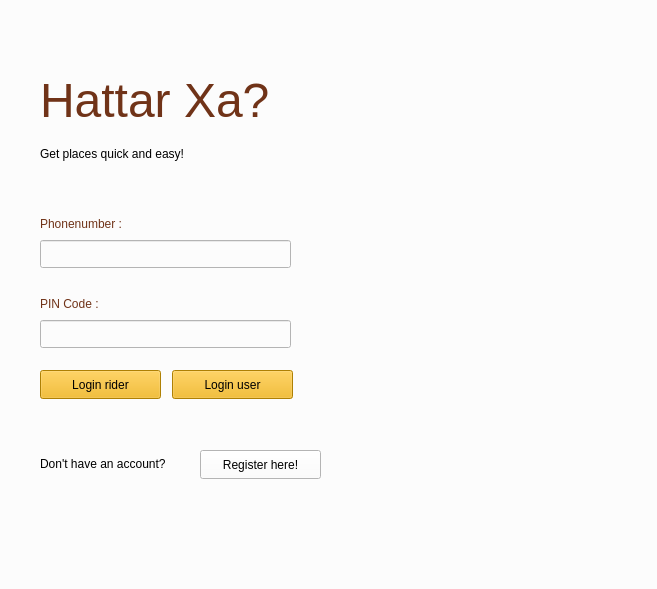
<?xml version="1.0" encoding="UTF-8"?>
<ui version="4.0">
 <class>login</class>
 <widget class="QMainWindow" name="login">
  <property name="geometry">
   <rect>
    <x>0</x>
    <y>0</y>
    <width>657</width>
    <height>589</height>
   </rect>
  </property>
  <property name="font">
   <font>
    <pointsize>11</pointsize>
   </font>
  </property>
  <property name="contextMenuPolicy">
   <enum>Qt::PreventContextMenu</enum>
  </property>
  <property name="windowTitle">
   <string>login</string>
  </property>
  <property name="styleSheet">
   <string notr="true">background:#fcfcfc;
color:#703318

</string>
  </property>
  <widget class="QWidget" name="centralwidget">
   <widget class="QPushButton" name="loginuser">
    <property name="geometry">
     <rect>
      <x>172</x>
      <y>370</y>
      <width>121</width>
      <height>29</height>
     </rect>
    </property>
    <property name="styleSheet">
     <string notr="true">background: #F3B305;
color: #000000</string>
    </property>
    <property name="text">
     <string>Login user</string>
    </property>
   </widget>
   <widget class="QLineEdit" name="lineEdit_Phonenumber">
    <property name="geometry">
     <rect>
      <x>40</x>
      <y>240</y>
      <width>251</width>
      <height>28</height>
     </rect>
    </property>
    <property name="font">
     <font>
      <pointsize>10</pointsize>
     </font>
    </property>
    <property name="styleSheet">
     <string notr="true">color: #58211C</string>
    </property>
   </widget>
   <widget class="QLabel" name="label">
    <property name="geometry">
     <rect>
      <x>40</x>
      <y>210</y>
      <width>141</width>
      <height>28</height>
     </rect>
    </property>
    <property name="font">
     <font>
      <pointsize>9</pointsize>
     </font>
    </property>
    <property name="styleSheet">
     <string notr="true">color: #703318


</string>
    </property>
    <property name="text">
     <string>Phonenumber :</string>
    </property>
   </widget>
   <widget class="QLineEdit" name="lineEdit_Pin">
    <property name="geometry">
     <rect>
      <x>40</x>
      <y>320</y>
      <width>251</width>
      <height>28</height>
     </rect>
    </property>
    <property name="font">
     <font>
      <pointsize>10</pointsize>
     </font>
    </property>
    <property name="styleSheet">
     <string notr="true">color: #58211C
</string>
    </property>
    <property name="echoMode">
     <enum>QLineEdit::Password</enum>
    </property>
   </widget>
   <widget class="QLabel" name="label_2">
    <property name="geometry">
     <rect>
      <x>40</x>
      <y>290</y>
      <width>151</width>
      <height>28</height>
     </rect>
    </property>
    <property name="font">
     <font>
      <pointsize>9</pointsize>
     </font>
    </property>
    <property name="styleSheet">
     <string notr="true">color: #703318

</string>
    </property>
    <property name="text">
     <string>PIN Code :</string>
    </property>
   </widget>
   <widget class="QLabel" name="label_4">
    <property name="geometry">
     <rect>
      <x>40</x>
      <y>70</y>
      <width>291</width>
      <height>61</height>
     </rect>
    </property>
    <property name="font">
     <font>
      <family>Segoe UI</family>
      <pointsize>36</pointsize>
     </font>
    </property>
    <property name="styleSheet">
     <string notr="true">color: #703318



</string>
    </property>
    <property name="text">
     <string>Hattar Xa?</string>
    </property>
   </widget>
   <widget class="QPushButton" name="pushButton_3">
    <property name="geometry">
     <rect>
      <x>1120</x>
      <y>810</y>
      <width>93</width>
      <height>29</height>
     </rect>
    </property>
    <property name="styleSheet">
     <string notr="true">background: #538296;
color: #ebebeb</string>
    </property>
    <property name="text">
     <string>Login user</string>
    </property>
   </widget>
   <widget class="QPushButton" name="pushButton_4">
    <property name="geometry">
     <rect>
      <x>1760</x>
      <y>1040</y>
      <width>93</width>
      <height>29</height>
     </rect>
    </property>
    <property name="styleSheet">
     <string notr="true">background: #538296;
color: #ebebeb</string>
    </property>
    <property name="text">
     <string>Exit</string>
    </property>
   </widget>
   <widget class="QLabel" name="label_6">
    <property name="geometry">
     <rect>
      <x>40</x>
      <y>450</y>
      <width>191</width>
      <height>28</height>
     </rect>
    </property>
    <property name="font">
     <font>
      <pointsize>9</pointsize>
     </font>
    </property>
    <property name="layoutDirection">
     <enum>Qt::LeftToRight</enum>
    </property>
    <property name="styleSheet">
     <string notr="true">color: #000000;</string>
    </property>
    <property name="text">
     <string>Don't have an account?</string>
    </property>
    <property name="textFormat">
     <enum>Qt::PlainText</enum>
    </property>
   </widget>
   <widget class="QPushButton" name="signup">
    <property name="geometry">
     <rect>
      <x>200</x>
      <y>450</y>
      <width>121</width>
      <height>29</height>
     </rect>
    </property>
    <property name="font">
     <font>
      <pointsize>9</pointsize>
      <italic>false</italic>
     </font>
    </property>
    <property name="styleSheet">
     <string notr="true">color: #000000</string>
    </property>
    <property name="text">
     <string>Register here!</string>
    </property>
   </widget>
   <widget class="QPushButton" name="loginrider">
    <property name="geometry">
     <rect>
      <x>40</x>
      <y>370</y>
      <width>121</width>
      <height>29</height>
     </rect>
    </property>
    <property name="styleSheet">
     <string notr="true">background: #F3B305;
color: #000000</string>
    </property>
    <property name="text">
     <string>Login rider</string>
    </property>
   </widget>
   <widget class="QLabel" name="logo">
    <property name="geometry">
     <rect>
      <x>350</x>
      <y>30</y>
      <width>281</width>
      <height>531</height>
     </rect>
    </property>
    <property name="text">
     <string/>
    </property>
   </widget>
   <widget class="QLabel" name="label_7">
    <property name="geometry">
     <rect>
      <x>40</x>
      <y>140</y>
      <width>281</width>
      <height>28</height>
     </rect>
    </property>
    <property name="font">
     <font>
      <pointsize>9</pointsize>
     </font>
    </property>
    <property name="layoutDirection">
     <enum>Qt::LeftToRight</enum>
    </property>
    <property name="styleSheet">
     <string notr="true">color: #000000;</string>
    </property>
    <property name="text">
     <string>Get places quick and easy!</string>
    </property>
    <property name="textFormat">
     <enum>Qt::PlainText</enum>
    </property>
   </widget>
  </widget>
 </widget>
 <resources/>
 <connections/>
</ui>
